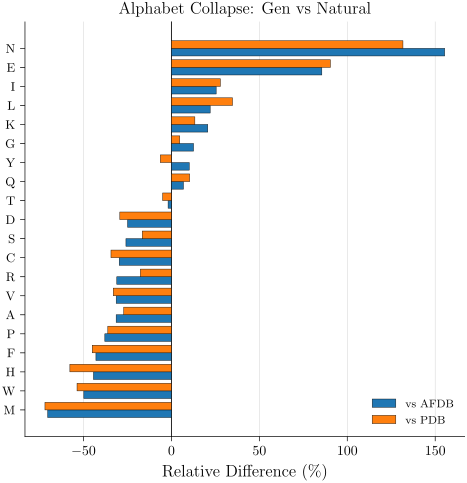

The Python source for this figure:
# P29_v1: Alphabet collapse — diverging bar of (gen - ref) / ref per AA, AFDB vs PDB.
# Visualizes: F8 / E020 / E026
# Source: results/aa_composition_nsteps400/stratified_vs_afdb/aa_composition.csv
import sys
from pathlib import Path
sys.path.insert(0, str(Path(__file__).parent.parent))
from plot_utils import figsize
import matplotlib.pyplot as plt
import numpy as np
import csv

AA_ORDER = "ACDEFGHIKLMNPQRSTVWY"

AFDB_CSV = Path("/home/ks2218/la-proteina/results/aa_composition_nsteps400/stratified_vs_afdb/aa_composition.csv")
PDB_CSV  = Path("/home/ks2218/la-proteina/results/aa_composition_nsteps400/stratified_vs_pdb/aa_composition.csv")

def load(p):
    rows = {r["aa"]: float(r["rel_diff_pct"]) for r in csv.DictReader(p.open())}
    return rows
afdb = load(AFDB_CSV)
pdb  = load(PDB_CSV) if PDB_CSV.exists() else afdb  # fallback if missing

# Sort AAs by AFDB rel_diff descending
sorted_aas = sorted(AA_ORDER, key=lambda a: afdb.get(a, 0))
afdb_vals = [afdb.get(a, np.nan) for a in sorted_aas]
pdb_vals  = [pdb.get(a, np.nan) for a in sorted_aas]

y = np.arange(len(sorted_aas))
w = 0.4
fig, ax = plt.subplots(figsize=figsize(0.9, ratio=0.95))
ax.barh(y - w/2, afdb_vals, height=w, color="#1f77b4", edgecolor="black", lw=0.3, label="vs AFDB", zorder=3)
ax.barh(y + w/2, pdb_vals,  height=w, color="#ff7f0e", edgecolor="black", lw=0.3, label="vs PDB", zorder=3)

ax.axvline(0, color="black", lw=0.6)
ax.set_yticks(y); ax.set_yticklabels(sorted_aas, fontsize=9)
ax.set_xlabel(r"Relative Difference (\%)")
ax.set_title("Alphabet Collapse: Gen vs Natural")
ax.legend(frameon=False, fontsize=8.5, loc="lower right")
ax.spines[["top", "right"]].set_visible(False)
ax.grid(True, lw=0.4, alpha=0.5, zorder=0, axis="x")

fig.savefig(Path(__file__).with_suffix(".pdf"))
